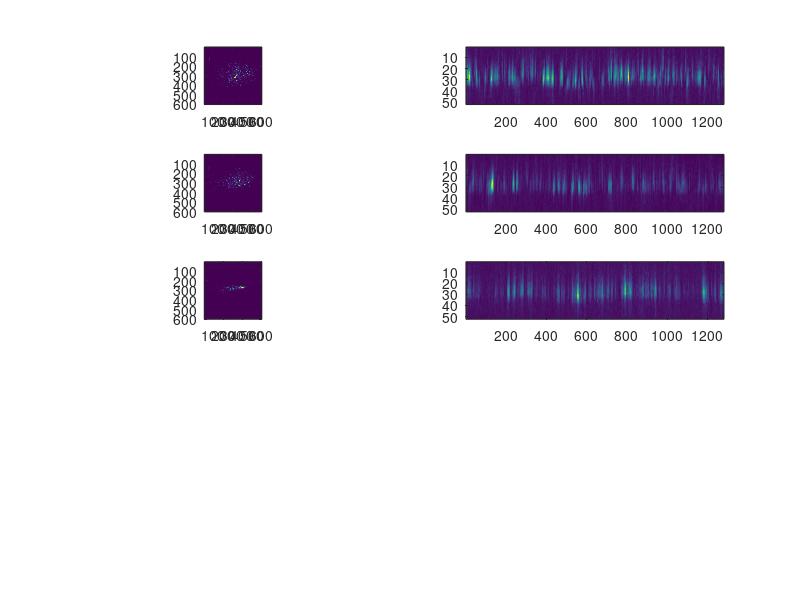

Reproduce this figure in MATLAB.
clear all;
close all;

addpath('~/mpl-dis/includes')

% load data files
a = load('zoom-spotsmall');
b = load('zoom-spotmed');
c = load('zoom-spotlarge');
d = load('zoom-spotsize');

% convert guys to double
a.frame_a = double(a.frame_a);
b.frame_a = double(b.frame_a);
c.frame_a = double(c.frame_a);

a.frame_b = double(a.frame_b(300:900,400:1000));
b.frame_b = double(b.frame_b(300:900,400:1000));
c.frame_b = double(c.frame_b(300:900,400:1000));

% normalize images so they plot nicely
%a.frame_a = (min(a.frame_a(:))-a.frame_a)./range(a.frame_a(:));
%b.frame_a = (min(b.frame_a(:))-b.frame_a)./range(b.frame_a(:));
%c.frame_a = (min(c.frame_a(:))-c.frame_a)./range(c.frame_a(:));

%a.frame_b = (min(a.frame_b(:))-a.frame_b)./range(a.frame_b(:));
%b.frame_b = (min(b.frame_b(:))-b.frame_b)./range(b.frame_b(:));
%c.frame_b = (min(c.frame_b(:))-c.frame_b)./range(c.frame_b(:));

figure(1);
clf;
subplot(521)
imagesc(c.frame_b);
axis square;
subplot(522)
imagesc(c.frame_a);

subplot(523)
imagesc(b.frame_b);
axis square;
subplot(524)
imagesc(b.frame_a);

subplot(525)
imagesc(a.frame_b);
axis square;
subplot(526)
imagesc(a.frame_a);

if false
filename = sprintf('/tmp/test.tex');
matlab2tikz(filename, 'showInfo', false, ...
    'parseStrings',false,'standalone', true, ...
        'height', '3.5cm', 'width','9cm');
end

